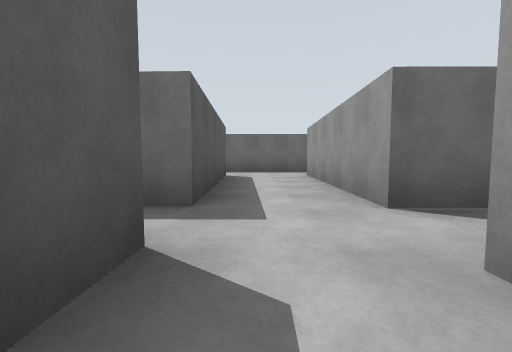
[1] (above)

13 first-person views from a walk through a robot-simulator world made for Gazebo. The camera is 0.94 m above the floor, tilts 4° down and sees 90° across. The floor is counted in squares, 2.5 m on a side. Each view is taken from the middle of a square. On the plan, view 1 faces up. The plan holds only what a view shows up to about 9 squares ahead; the rest is blank. The place goes on beyond the plan.

[2]
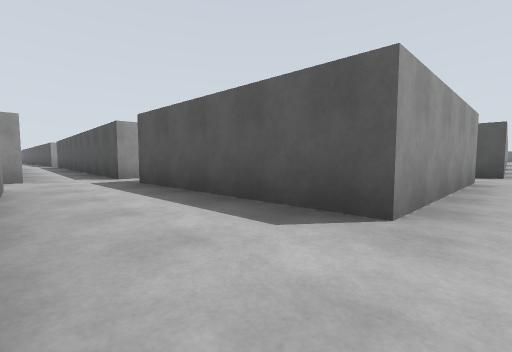

[3]
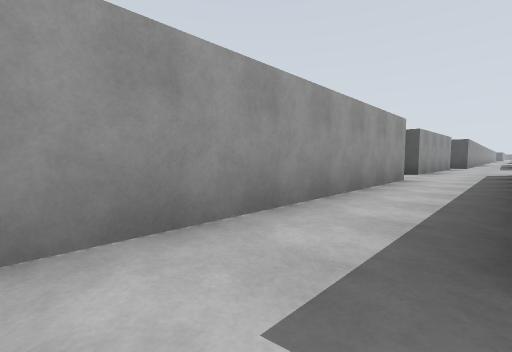

[4]
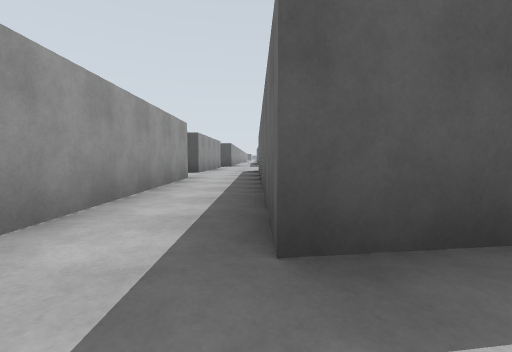

[5]
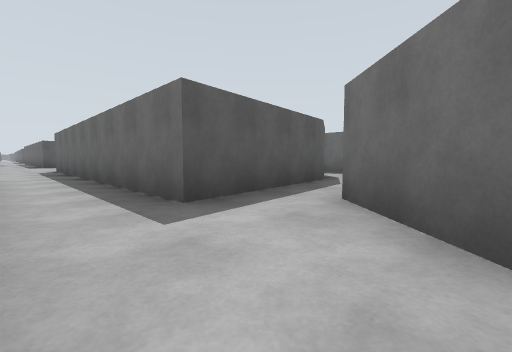

[6]
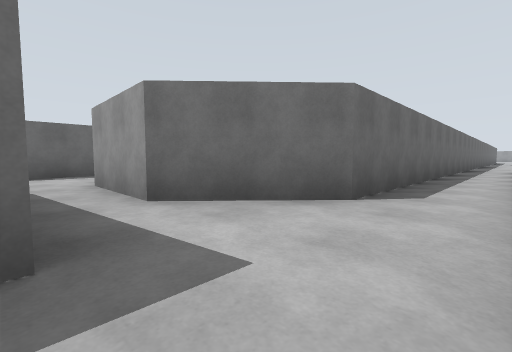

[7]
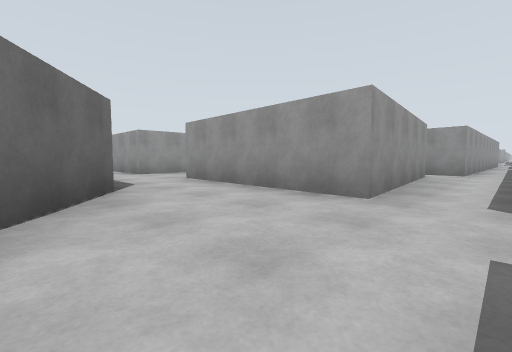

[8]
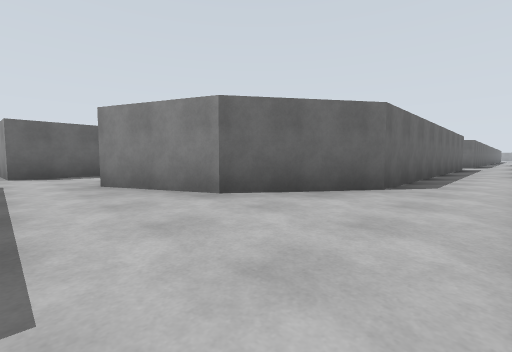

[9]
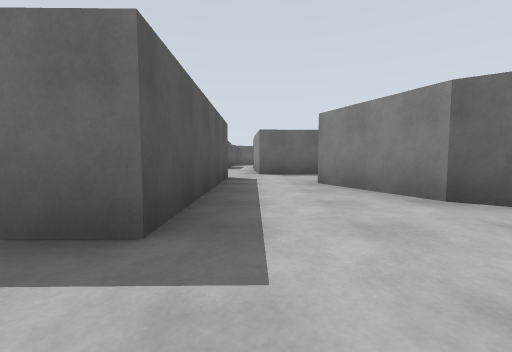

[10]
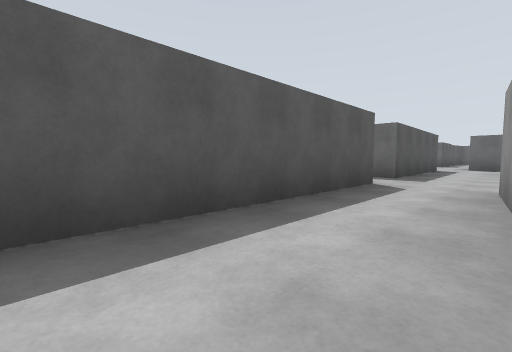

[11]
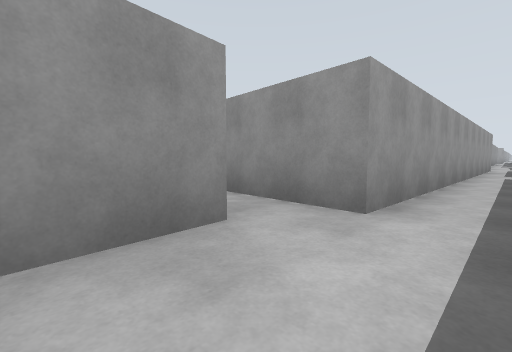

[12]
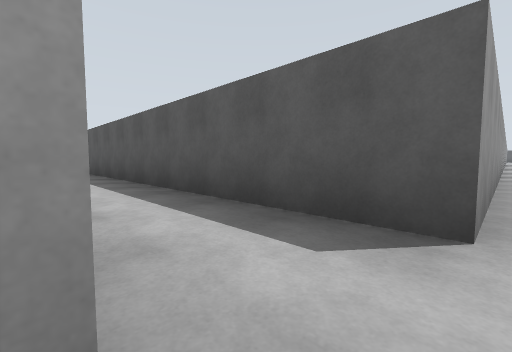

[13]
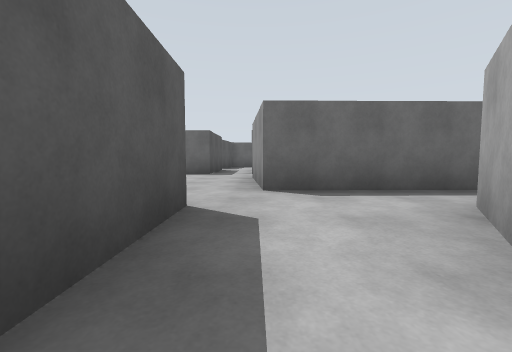

### Floor plan
Points are (right, up) in squares from view 1. A wall is a line through its corners. A room is listed if a view was taken in it or the views show most of it. See-through windows are left out.
Room 1 (view 1)
walls: (-0.5, 1.1) (-0.6, -5.1); (1, 1.9) (1.1, 5.7); (-2.4, 5.7) (-0.7, 5.7) (-0.5, 1.9); (0.4, 7.1) (-1.8, 7.1)
ways out: opening at (0, 6) to room 2; opening at (-2, 6) to room 3
Room 2 (views 2, 3, 4, 5, 6)
walls: (4.8, 9) (5.1, 7.1) (0.4, 7.1); (1.1, 5.7) (6.1, 5.8); (11.5, 7.1) (7.2, 7.1) (5.9, 8.2)
ways out: opening at (0, 6) to room 1
Room 3 (views 7, 8, 9, 12, 13)
walls: (-3.9, 10) (-3.3, 11); (-1.8, 7.1) (-3.4, 8.2) (-4.1, 9.9); (-4.1, 5.6) (-2.4, 5.7); (-5.4, 11.1) (-5.4, 7.2); (-2.4, 12) (-4.9, 12)
ways out: opening at (-2, 6) to room 1; opening at (-5, 5) to room 4
Room 4 (views 10, 11)
walls: (-3.8, 1.9) (-4.1, 5.6); (-4.3, 1.3) (-2.7, 1.2); (-5.5, 5.9) (-5.5, 1.4)
ways out: opening at (-5, 5) to room 3; opening at (-5, 1)

Positions as (right, up) in squares from view 1, and headings:
1: (0, 0), facing up
2: (1, 6), facing down-left
3: (6, 7), facing down-left
4: (6, 7), facing left
5: (7, 6), facing up-left
6: (5, 6), facing up-right
7: (-5, 8), facing down-right
8: (-5, 6), facing up-right
9: (-5, 6), facing up
10: (-4, 2), facing up-left
11: (-5, 3), facing down-right
12: (-4, 6), facing down-left
13: (-5, 9), facing up
